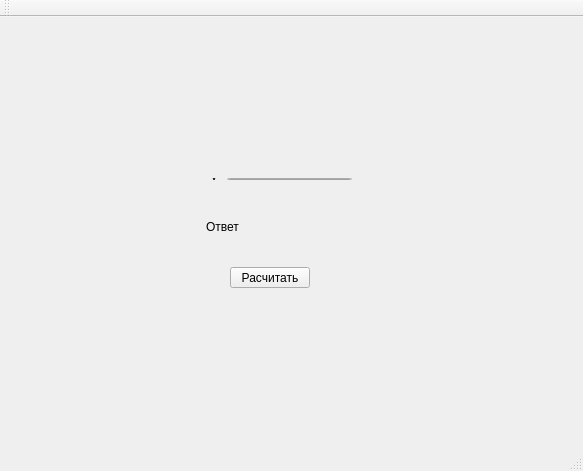
<?xml version="1.0" encoding="UTF-8"?>
<ui version="4.0">
 <class>MainWindow</class>
 <widget class="QMainWindow" name="MainWindow">
  <property name="geometry">
   <rect>
    <x>0</x>
    <y>0</y>
    <width>583</width>
    <height>471</height>
   </rect>
  </property>
  <property name="windowTitle">
   <string>MainWindow</string>
  </property>
  <widget class="QWidget" name="centralWidget">
   <widget class="QWidget" name="layoutWidget">
    <property name="geometry">
     <rect>
      <x>200</x>
      <y>150</y>
      <width>163</width>
      <height>24</height>
     </rect>
    </property>
    <layout class="QHBoxLayout" name="horizontalLayout_2">
     <item>
      <widget class="QLabel" name="label_2">
       <property name="text">
        <string>x:</string>
       </property>
      </widget>
     </item>
     <item>
      <widget class="QLineEdit" name="lineEditX"/>
     </item>
    </layout>
   </widget>
   <widget class="QLabel" name="label_3">
    <property name="geometry">
     <rect>
      <x>206</x>
      <y>200</y>
      <width>161</width>
      <height>20</height>
     </rect>
    </property>
    <property name="text">
     <string>Ответ</string>
    </property>
   </widget>
   <widget class="QPushButton" name="pushButton">
    <property name="geometry">
     <rect>
      <x>230</x>
      <y>250</y>
      <width>80</width>
      <height>21</height>
     </rect>
    </property>
    <property name="text">
     <string>Расчитать</string>
    </property>
   </widget>
  </widget>
  <widget class="QMenuBar" name="menuBar">
   <property name="geometry">
    <rect>
     <x>0</x>
     <y>0</y>
     <width>583</width>
     <height>20</height>
    </rect>
   </property>
  </widget>
  <widget class="QToolBar" name="mainToolBar">
   <attribute name="toolBarArea">
    <enum>TopToolBarArea</enum>
   </attribute>
   <attribute name="toolBarBreak">
    <bool>false</bool>
   </attribute>
  </widget>
  <widget class="QStatusBar" name="statusBar"/>
 </widget>
 <layoutdefault spacing="6" margin="11"/>
 <resources/>
 <connections/>
</ui>
